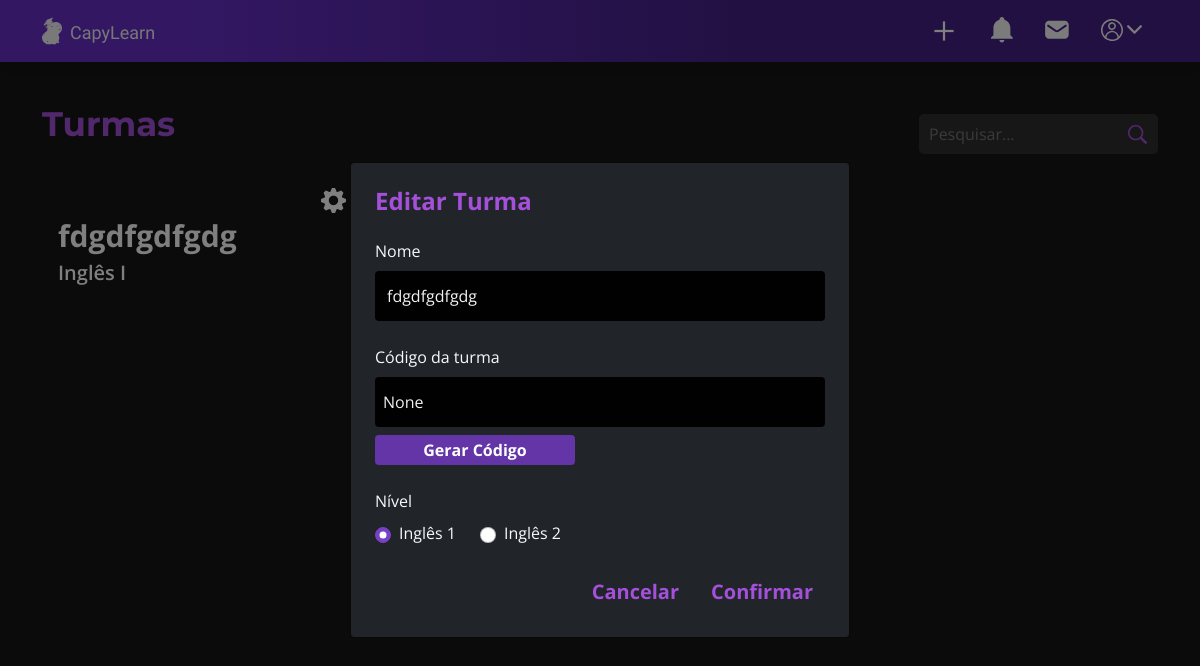
The page /listar_turmas?editar=1 (signed in) on the database as committed earlier.
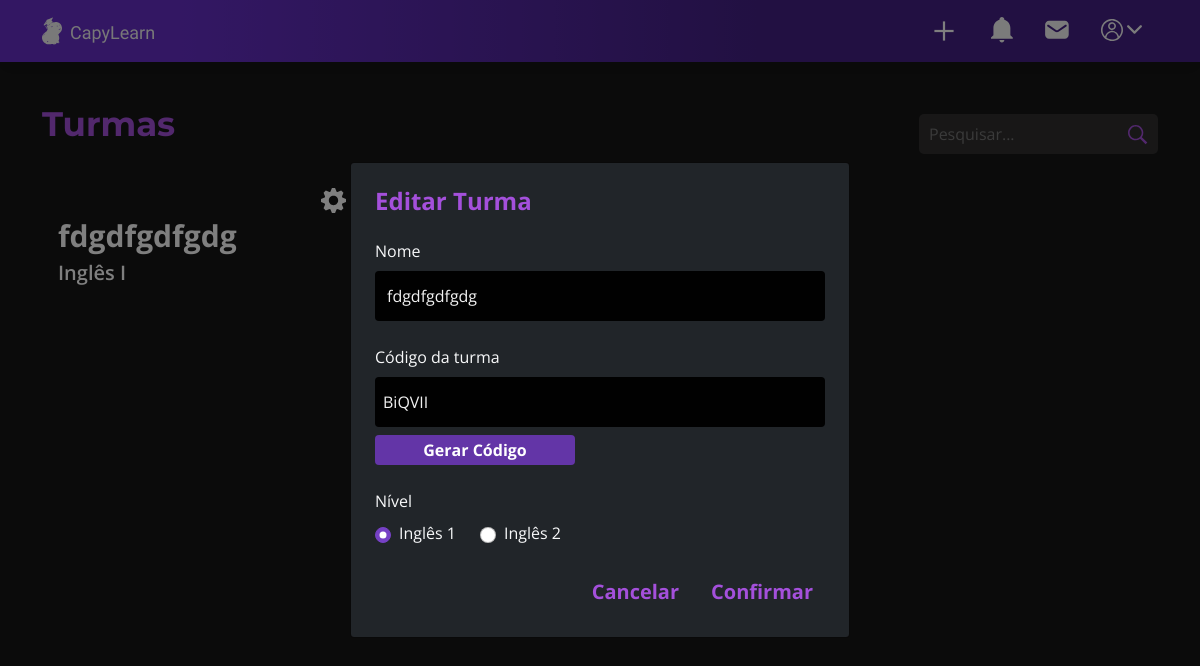
The same page on the database as committed later.
### models/turma.py (models this page shows, shortened)
class Turma(db.Model):
	__tablename__= "turma"
	id = db.Column(db.Integer, primary_key = True)
	codigo = db.Column(db.String(100))
	nome = db.Column(db.String(100))
	nivel = db.Column(db.Integer)
	professor_id = db.Column(db.Integer, db.ForeignKey('usuario.id'), nullable=False)
	professor = db.relationship('Usuario', back_populates='turma')
	alunos = db.relationship('Aluno', back_populates='turma', cascade="all, delete-orphan")
	materiais = db.relationship('Material', backref='turma',  cascade="all, delete-orphan")

### app.py (the view)
@app.route('/listar_turmas')
@login_required
def listar_turma():
    turmas = Turma.query.all()
    turma_id = request.args.get("editar")
    turma = None
    if turma_id:
        turma = Turma.query.get(turma_id)
    if not turmas:
        return redirect('/')
    return render_template(
        'pagina-listar-turmas.html',
        turmas=turmas,
        turma=turma
    )

### controllers/usuario.py (called while the page is built)
@lm.user_loader
def load_user(id):
	usuario = Usuario.query.filter_by(id = id).first()
	return usuario

### templates/pagina-listar-turmas.html (shortened to what the changed rows need)
{% extends 'pagina-base-dashboard.html' %}
{% block conteudo %}
<div class="conteudo-listar-turmas pt-4 container d-flex flex-column gap-2">
    {% set mensagens = get_flashed_messages() %}
    <div class="d-flex justify-content-between align-items-center">
        <h1 class="ingles-titulo d-flex row align-self-start m-0">Turmas</h1>
    </div>
    <ul class="lista-turmas d-flex gap-3 list-unstyled flex-wrap">
        {% for t in turmas %}
        <li class="p-3 text-decoration-none gap-2 d-flex flex-column justify-content-center">
            <div class="h-100">
                <div class="dropdown d-flex justify-content-end">
                    <a href="#" class="d-flex justify-content-end mm" id="userDropdown" role="button" data-bs-toggle="dropdown">
                        <img src="/static/img/imagem-engrenagem.svg" alt="">
                    </a>
                </div>
                <a href="/turma_aluno/{{ t.id }}" class="m-0 text-decoration-none">{{ t.nome }}</a>
                <p class="m-0">{{ t.nivel }}</p>
            </div>
        </li>
        {% endfor %}
    </ul>
    {% if turma %}
        <div class="modal fade" id="modalEditar" tabindex="-1">
            <div class="modal-dialog modal-dialog-centered ">
                <div class="modal-content bg-dark text-light p-4 rounded">
                    <h4 class="text-roxo fw-bold">Editar Turma</h4>
                    <form method="POST" action="/turmas/update/{{ turma.id }}" class="d-flex flex-column gap-4 mt-3">
                        <div>
                            <label class="form-label">Nome</label>
                            <input class="form-control input-roxo border-0" type="text"
                                name="nome_turma" value="{{ turma.nome }}">
                        </div>
                        <div class="add-cod-turma  rounded gap-2 d-flex flex-column h-100">
                            <label for="cod_turma" class="cod_turma m-0 titulo-input d-flex flex-column">Código da turma</label>
                            <input class="form-control border-0 input-roxo input-roxo-codigo ps-2" type="text" name="codigo_turma" id="cod_turma" readonly value="{{turma.codigo}}">
                            <button type="button" class="botao-gerar-codigo rounded border-0 fs-6" onclick="gerarCodigo()">Gerar Código</button>
                        </div>
                        <div>
                            <label class="form-label">Nível</label>
                            <div class="d-flex gap-4">
                                <label class="form-check d-flex align-items-center gap-2">
                                    <input type="radio" class="form-check-input"
                                        name="nivel_turma" value="Inglês I"
                                        {{ "checked" if turma.nivel == "Inglês I" else "" }}>
                                    Inglês 1
                                </label>
                                <label class="form-check d-flex align-items-center gap-2">
                                    <input type="radio" class="form-check-input"
                                        name="nivel_turma" value="Inglês II"
                                        {{ "checked" if turma.nivel == "Inglês II" else "" }}>
                                    Inglês 2
                                </label>
                            </div>
                        </div>
                        <div class="d-flex justify-content-end gap-2">
                            <a href="/listar_turmas" class="btn fw-bold fs-5" id="cancelButton">Cancelar</a>
                            <button type="submit" class="btn fw-bold fs-5" id="confirmButton">Confirmar</button>
                        </div>
                    </form>
                </div>
            </div>
        </div>
    {% endif %}
</div>
{% endblock %}

Rows that differ between the two databases and show on the page:
changed Turma "fdgdfgdfgdg": codigo_turma "None" → "BiQVII"
